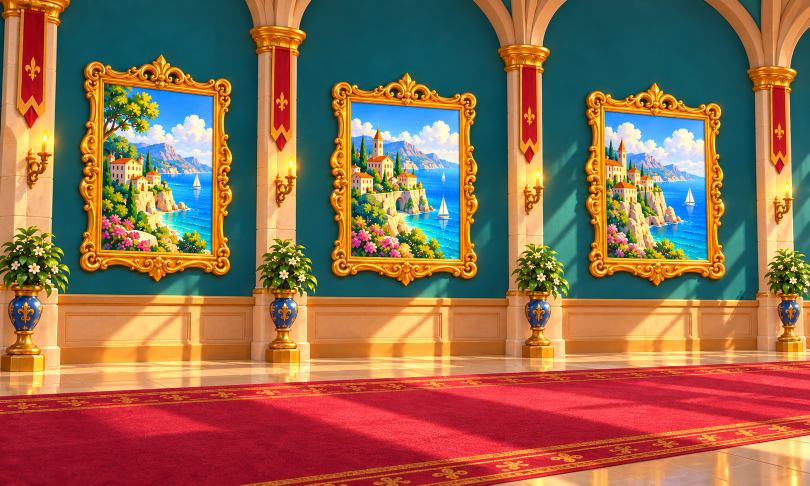
#> input picture docs/art/drafts/corridor-victory-v2-floor-20261031/backup/original-panorama.png, 1619 x 971 px (shown at 1/2 size)
$ python prepare-copy.py
#> lines starting #> are read from the running program, lines starting #| are printed output that depends on the picture
"""User-authorized pixel copying: original first bay; no resizing or projection change."""
import sys,json,hashlib
from pathlib import Path
root=Path(__file__).resolve().parent
sys.path.insert(0,str(root.parents[1]/'.task16-python'))
from PIL import Image,ImageDraw
im=Image.open(root/'original-panorama.png').convert('RGB')
#> im is the input picture: PIL image 1619x971 RGB; mean R, G, B 144.1, 107, 80
tile=im.crop((145,0,641,971))
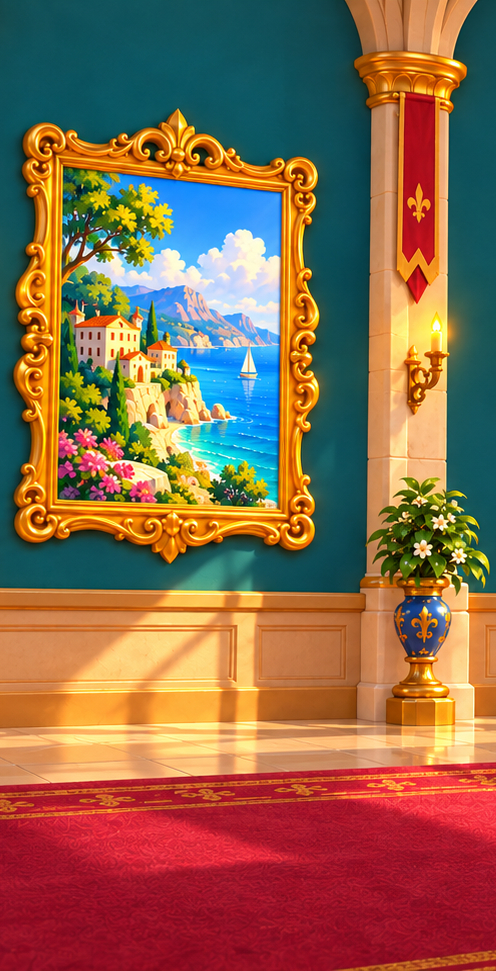
#> tile: PIL image 496x971 RGB; mean R, G, B 140, 103.6, 76.1
tile.save(root/'copied-first-bay.png')
pair=Image.new('RGB',(992,971))
#> pair: PIL image 992x971 RGB; every value is 0
pair.paste(tile,(0,0));pair.paste(tile,(496,0))
#> after `pair.paste(tile, (0, 0))`:
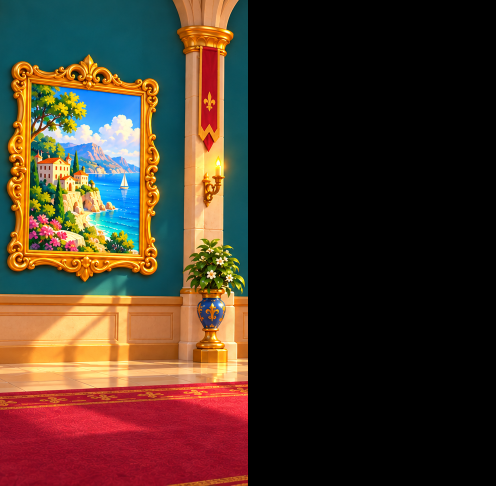
#> pair: PIL image 992x971 RGB (shown at 1/2 size); mean R, G, B 70, 51.8, 38
#> after `pair.paste(tile, (496, 0))`:
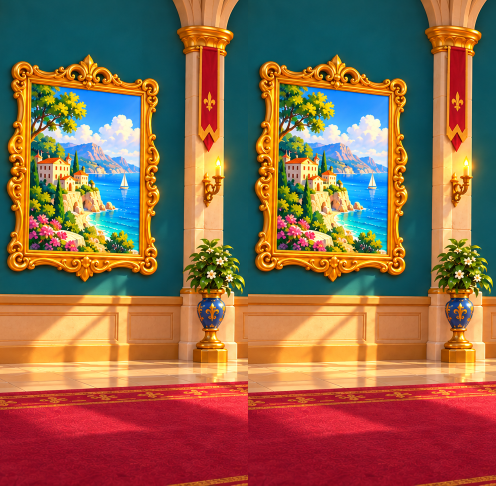
#> pair: PIL image 992x971 RGB (shown at 1/2 size); mean R, G, B 140, 103.6, 76.1
pair.save(root/'copy-before-seam-repair.png')
pair.crop((400,750,592,971)).save(root/'floor-join-input.png')
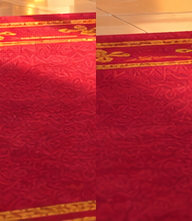
#> saved as floor-join-input.png: PIL image 192x221 RGB; mean R, G, B 179.1, 44.7, 49
# Reference edit region shown only on a review image, not on source artwork.
mark=pair.copy();d=ImageDraw.Draw(mark);d.rectangle((424,0,568,970),outline='#ff00ff',width=3)
mark.save(root/'seam-region-reference.png')
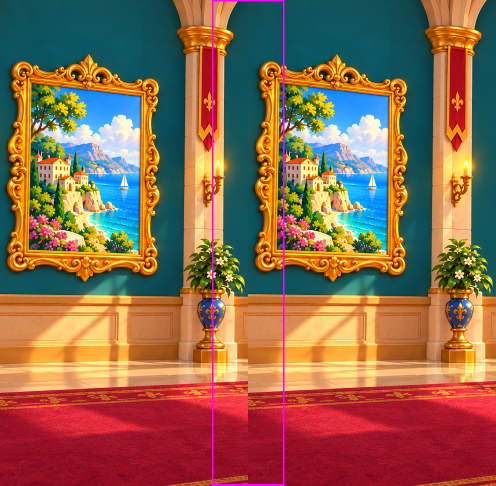
#> saved as seam-region-reference.png: PIL image 992x971 RGB (shown at 1/2 size); mean R, G, B 140.7, 103, 77.4
print('Copied source x145..641 twice; period496; complete original pillar retained. No resizing.')

$ run again, with docs/art/drafts/corridor-victory-v2-floor-20261031/backup/floor-join-generated.png copied over docs/art/drafts/corridor-victory-v2-floor-20261031/backup/original-panorama.png
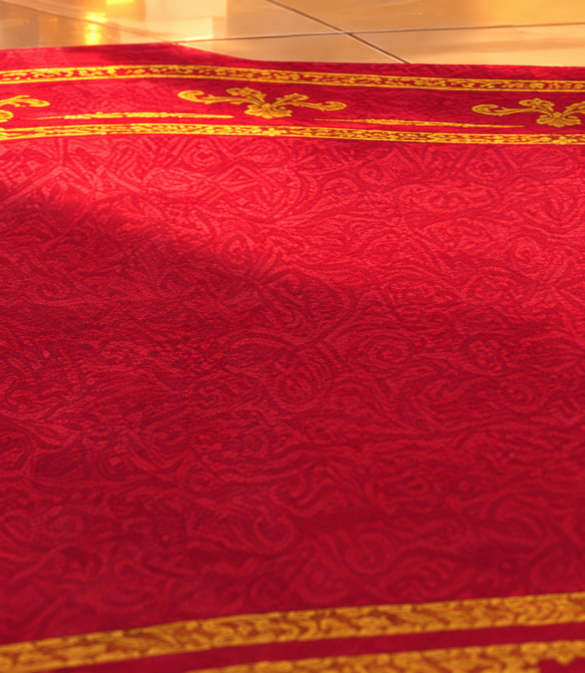
#> input picture docs/art/drafts/corridor-victory-v2-floor-20261031/backup/floor-join-generated.png, 1169 x 1346 px (shown at 1/2 size)
#> im is the input picture: PIL image 1169x1346 RGB; mean R, G, B 187.7, 40.7, 43.5
#> `pair.crop((400,750,592,971)).save(root/'floor-join-input.png')`:
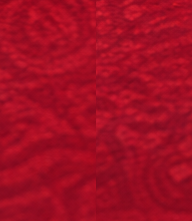
#> saved as floor-join-input.png: PIL image 192x221 RGB; mean R, G, B 161.5, 14, 36
#> `mark.save(root/'seam-region-reference.png')`:
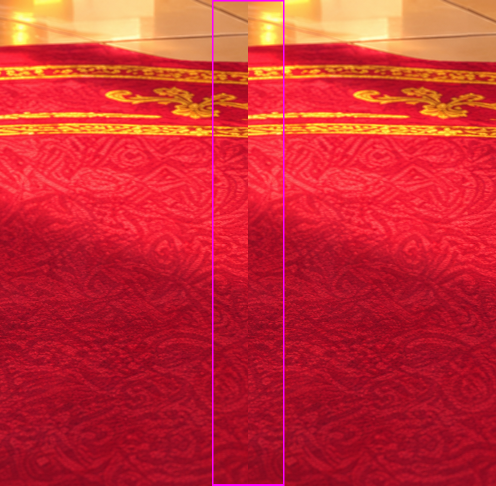
#> saved as seam-region-reference.png: PIL image 992x971 RGB (shown at 1/2 size); mean R, G, B 200.6, 46.2, 51
